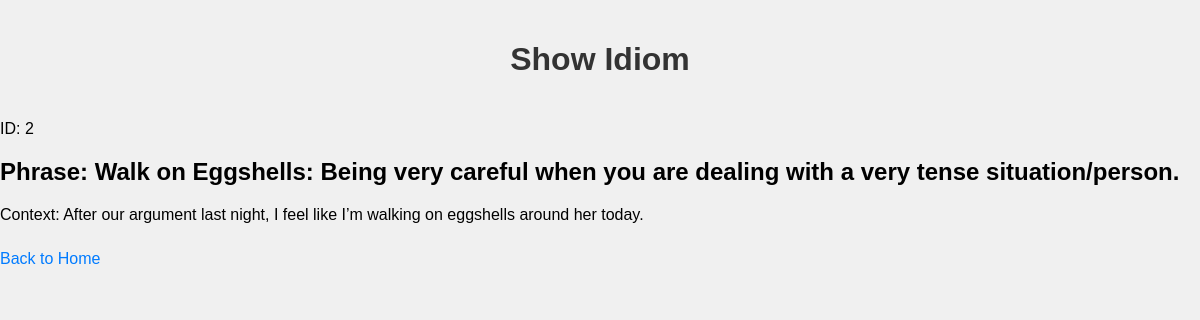
The page /show/2 on the database its author committed.
### main.py (models this page shows)
class Idiom(db.Model):
    id = db.Column(db.Integer, primary_key=True)
    phrase = db.Column(db.String(80), unique=True, nullable=False)
    context = db.Column(db.String(120), nullable=False)

### main.py (the view)
@app.route('/show/<int:id>')
def show_idiom(id):
    idiom = Idiom.query.get_or_404(id)
    return render_template('show_idiom.html', idiom=idiom)

### templates/show_idiom.html (shortened to what this page needs)
<!DOCTYPE html>
<html>
    <head>
        <link rel="stylesheet" href="{{ url_for('static', filename='styles.css') }}">
    </head>
<body>
    <h1>Show Idiom</h1>
    <p>ID: {{ idiom.id }}</p>
    <h2>Phrase: {{ idiom.phrase }}</h2>
    <p>Context: {{ idiom.context }}</p>
    <a href="{{ url_for('home') }}">Back to Home</a>
</body>
</html>

### static/styles.css (style rules this page uses)
body { font-family: Arial, sans-serif; margin: 0; padding: 0; background-color: #f0f0f0; }
h1 { color: #333; text-align: center; padding: 20px 0; }
a { display: inline-block; margin: 10px 0; color: #007BFF; text-decoration: none; }

### rows shown on the page
Idiom: id "2", phrase "Walk on Eggshells: Being very careful when you are dealing with a very tense situation/person.", context "After our argument last night, I feel like I’m walking on eggshells around her today."
